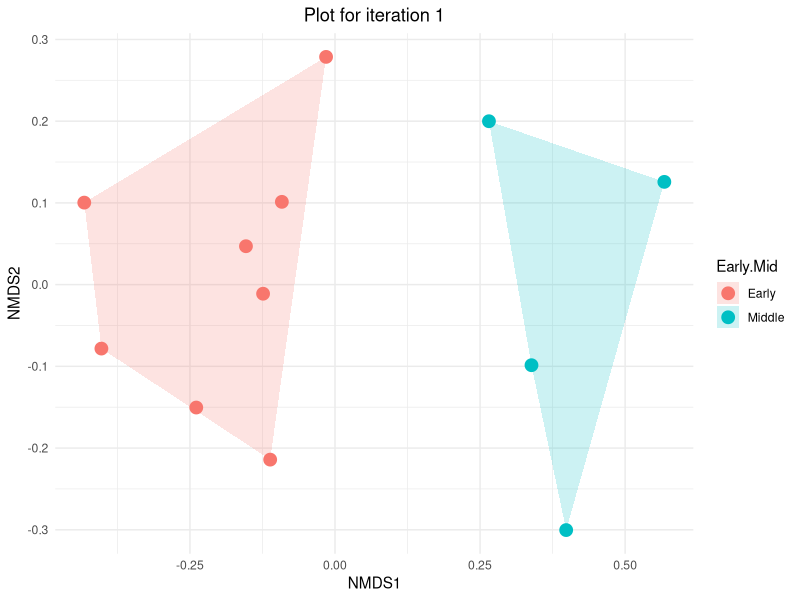
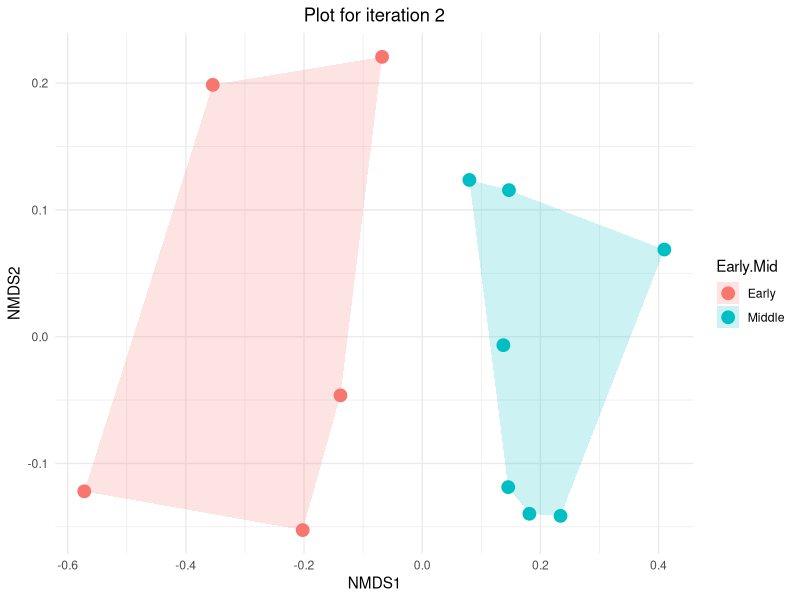
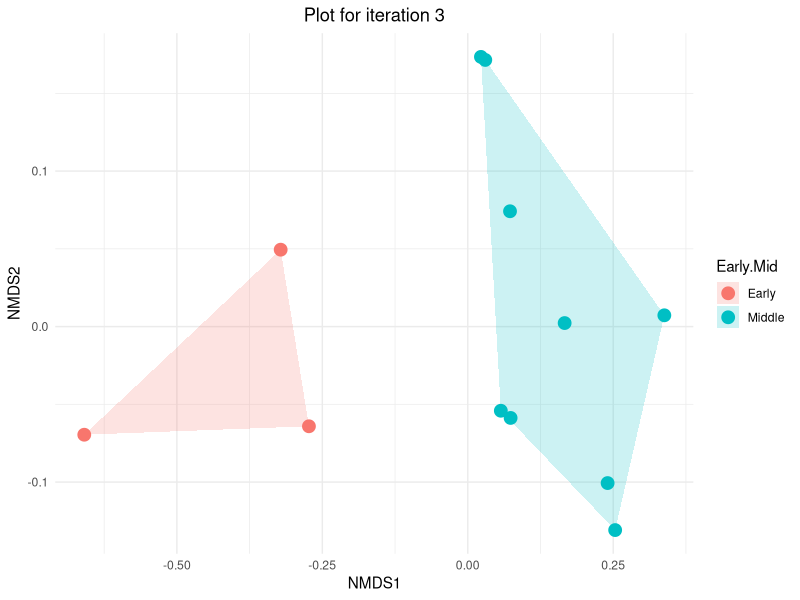
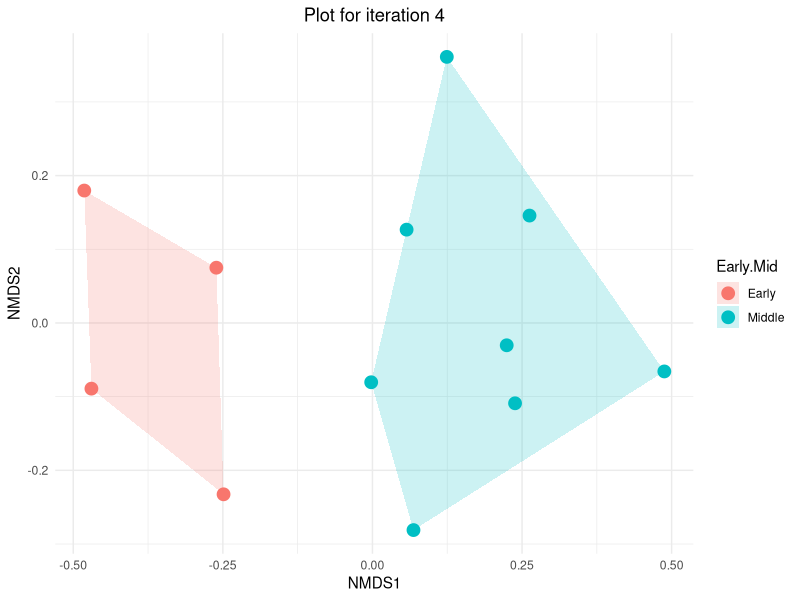
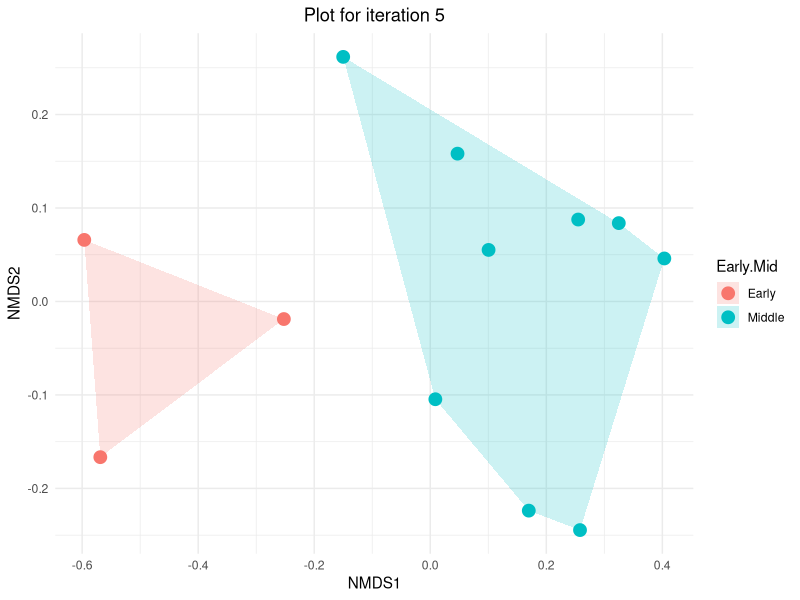
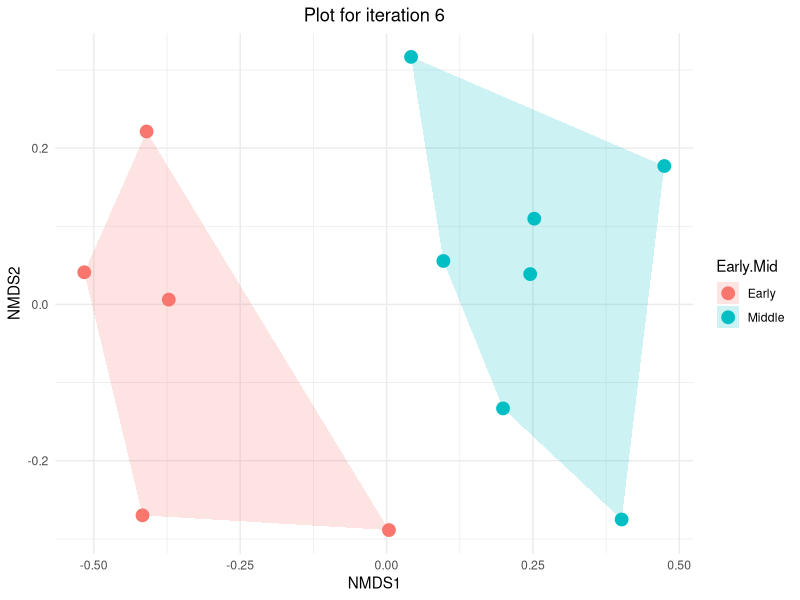
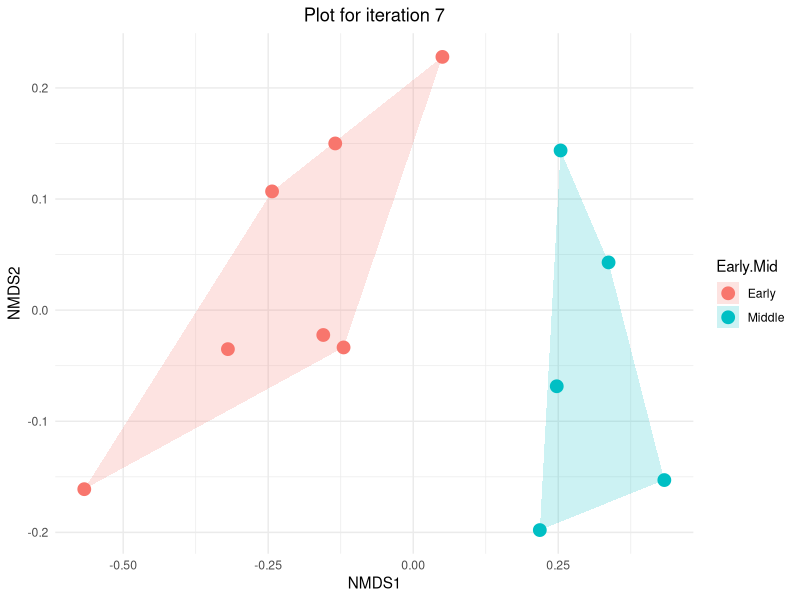
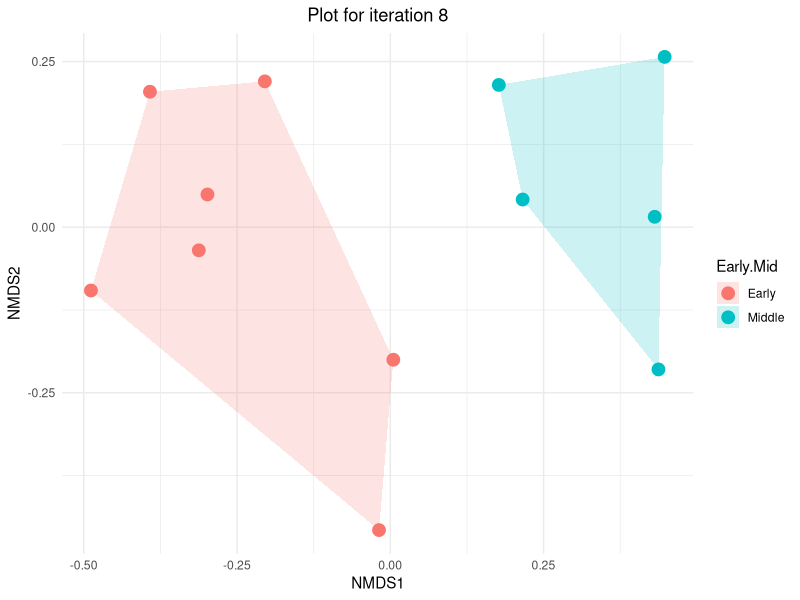

The R script that drew these images, in order: (Note: this script raises an error after producing the figures.)
# load libraries
library("dplyr")
library("vegan")
library("ggplot2")

# create directory to store protocol 1 results
dir.create("Protocol1Results")

# load data and replace NAs with 0s
rawData <- read.csv("Data/RelativeDataset.csv")
data <- rawData %>% replace(is.na(.), 0) # ensure NA values are replaced with 0

# create function for running u-test on NMDS axis 1 scores and returning the U-statistic and p-value
mann_whitney_test <- function(NMDS1, Early.Mid, data.scores) {
  test <- wilcox.test(NMDS1 ~ Early.Mid, data = data.scores)
  U_stat <- test$statistic
  p_value <- test$p.value
  return(c(U_stat, p_value))
}

# create function for looping NMDS and producing plots
findNMDS <- function(r, nit, save, plotIndices) {
  
  # set successes to 0 to calculate success ratio
  success = 0
  
  # if you want to save individual results
  if (save == TRUE){
    
    # overhead for creating individual results subdirectory
    folder_name <- paste("Protocol1Results/IndividualResults", 1-r)
    dir.create(folder_name)
  }
  
  # loop to perform the test nit times
  i = 1
  for (i in 1:nit) {
    
    # randomly cull data
    culled_data = data %>%
      slice_sample(prop = r)
    
    # CHECK 1: Make sure there are sufficient data (n = 5) in each sample to run U-test
    count_early = sum(culled_data$Early.Mid == "Early")
    count_mid = sum(culled_data$Early.Mid == "Middle")
      
    # make community matrix - extract columns with relative abundance information
    com = culled_data[,4:ncol(culled_data)]
    m_com = as.matrix(com)
    
    # run NMDS
    nmds = metaMDS(m_com, distance = "bray")
    
    # extract NMDS scores (x and y coordinates) and bind to Early/Mid
    data.scores = as.data.frame(scores(nmds)$sites)
    data.scores$Early.Mid = culled_data$Early.Mid
      
    # CHECK 2: Make sure NMDS didn't return a 1-D or mostly 1-D solution
    z_scores = (data.scores$NMDS1 - mean(data.scores$NMDS1)) / sd(data.scores$NMDS1)
    outliers = abs(z_scores) > 3 # check for outliers outside 3 standard deviations
    outlierRatio = sum(outliers)/length(data.scores$Early.Mid)
      
    # make sure "Early" is on the left of the plot
    group_means <- aggregate(NMDS1 ~ Early.Mid, data = data.scores, mean)
    earlyMean <- group_means$NMDS1[group_means$Early.Mid == "Early"]
    midMean <- group_means$NMDS1[group_means$Early.Mid == "Middle"]
    
    # flip the NMDS1 axis if "early" is not on left
    if (earlyMean > midMean) {
      data.scores$NMDS1 <- -data.scores$NMDS1 
    }
    
    # create plot and save axes scores if i < plotIndices 
    if (i <= plotIndices) {
      
      # create function to calculate the convex hull for each group
      find_hull = function(df) df[chull(df$NMDS1, df$NMDS2), ]
      
      # apply the function to your NMDS scores grouped by your factor
      hulls = data.scores %>%
        group_by(Early.Mid) %>%
        do(find_hull(.))
      
      # NMDS plot with convex hulls
      p = ggplot() +
        geom_polygon(data = hulls, aes(x = NMDS1, y = NMDS2, fill = Early.Mid), alpha = 0.2) + # Convex hulls
        geom_point(data = data.scores, aes(x = NMDS1, y = NMDS2, color = Early.Mid), size = 4) + # Points
        theme_minimal() +
        labs(x = "NMDS1", y = "NMDS2") +
        ggtitle(paste("Plot for iteration", i)) +
        theme(plot.title = element_text(hjust = 0.5))
      
      # construct the filename
      file_name = sprintf("NMDS.%d.png", i)
      file_path = file.path(folder_name, file_name)

      # save the plot
      ggsave(filename = file_path, plot = p, bg = "white")
      
      # save axis scores
      write.csv(data.scores, paste0(folder_name, "/NMDSdata", i, ".csv"))
    }

    # CHECK 3: Make sure the p-value of the u-test is significant (p < 0.05)
    u_test = mann_whitney_test(NMDS1, Early.Mid, data.scores)
    
    # check that all 3 criteria are satisfied and mark as success
    if (all(count_early >= 5 && count_mid >= 5, outlierRatio <= 0.01, u_test[2] < 0.05)) {
      success = success + 1
    } 
    
    # proceed to next iteration
    i = i + 1
    }
  
  # check that all iterations were performed correctly
  if (i == nit + 1) {
    
    # calculate success ratio
    successRatio = success/nit
    return(successRatio)
 
  } else {
    print("Failure")
  }
}

# define sequence and find number of rows
r_values <- seq(0.05, 1.00, by = 0.05)
n_rows <- length(r_values)

# initialize matrix
results_matrix <- matrix(NA, nrow = n_rows, ncol = 2)
results_matrix[, 1] <- 1 - r_values
colnames(results_matrix) <- c("Proportion of Data Culled", "Success Rate")

# loop to compute values and store in the second column
for (j in 1:n_rows) {
  results_matrix[j, 2] <- findNMDS(r = r_values[j], # proportion of data retained (loop through at 0.05 increments)
                                   nit = 20, # number of iterations
                                   save = TRUE, # if you want to save individual plots and axis scores
                                   plotIndices = 20) # number of plots produced (make sure save = TRUE)
}

# make matrix dataframe
results_dataframe <- data.frame(results_matrix)

# save matrix to Protocol1Results folder
write.csv(results_dataframe, "Protocol1Results/Summary.csv", row.names = FALSE)

# create a line plot
p <- ggplot(results_dataframe, aes(x = Proportion.of.Data.Culled, y = Success.Rate)) +
        geom_line(color = "black", size = 1) +
        labs(x = "Proportion of Data Culled", y = "Success Rate") +
        theme_classic()

# save line plot to Protocol1Results folder
ggsave("Protocol1Results/SummaryPlot.png", p, width = 3543, height = 2657, units = "px")
